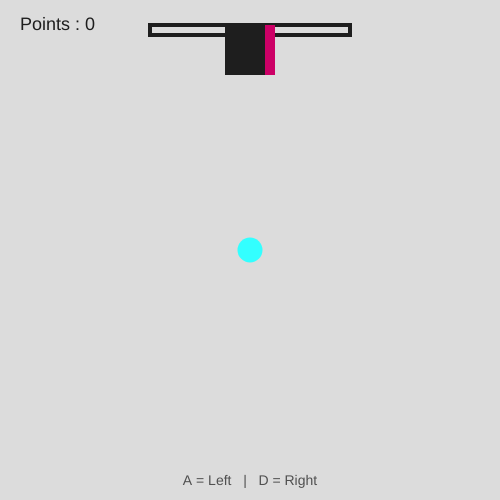
Frame 1 (no input)
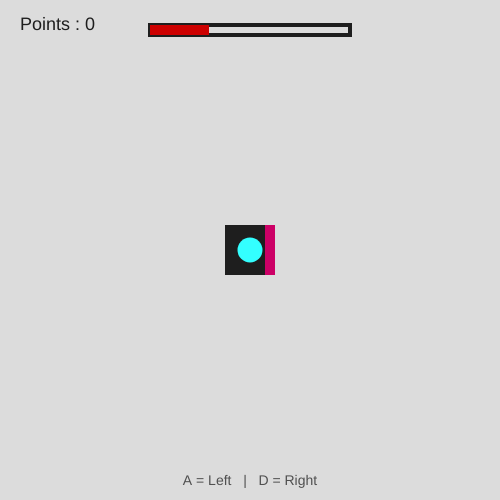
Frame 60 (no input)
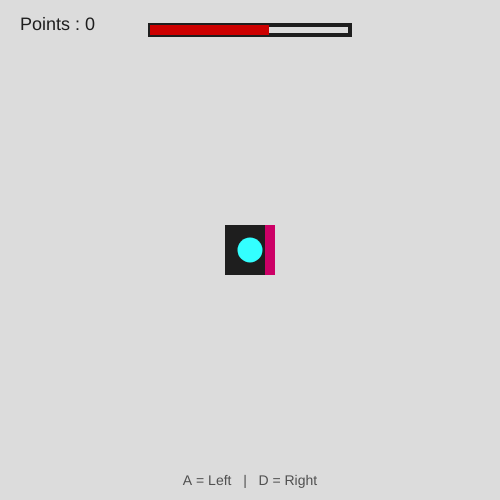
Frame 120 (the mouse pressed at the canvas centre since frame 60)

The p5.js sketch that drew these frames (run headless with seeded random() and noise() and a simulated clock; from frame 60 on, the mouse is pressed at the canvas centre):

// p5.js sketch
// ── sketch.js
// "Put in order"
// Vadym Kolomiiets
// 03/03/2026
//
//Extra for Experts: Usage of HTML DOM elements, such as button,
//Extra for Experts: Advanced Array Logic(e.g places.unshift(new Place())),
//Extra for Experts: Game Loop control(noLoop and loop).


let player;

//Array holding Place objects (the falling squares the player must react to) 
let places = []; 
let bar;
let isDead = false;
let points = 0;
let button = null;

function setup(){
    createCanvas(500, 500);
    player = new Player();
    bar = new Bar();
    places.push(new Place());
}

function draw(){
    background(220);

    if(!isDead){

        //Timer Bar
        bar.display();
        bar.update();

        //Places
        for(let i = 0; i < places.length; i++){
            //Draws the squares
            places[i].display();

            //Animation of falling down
            if(!places[i].active){
                places[i].spawn();
            }
            else if(places[i].guessed){
                // Slide it sideways after a correct guess
                places[i].transform(places[i].dir);
            }
        }

        //Player displaying
        player.display();

        //Points
        textSize(18);
        fill(30);
        textAlign(LEFT);
        text(`Points : ${points}`, 20, 30);

        //Controls hint
        textSize(14);
        fill(80);
        textAlign(CENTER);
        text("A = Left   |   D = Right", width / 2, height - 15);

    } 

    //Game over Screen
    else {
        //Stops the draw loop
        noLoop();

        textAlign(CENTER);
        fill(30);
        textSize(40);
        text("Oops, you're dead!", width/2, height/2 - 40);

        textSize(30);
        text(`Points : ${points}`, width/2, height/2);

        // Creates only one button, so it doesn't duplicate
        if(button === null){
            button = createButton('Play Again');
            button.position(width/2 - 50, height/2 + 30);
            //Once pressed, restarts the game
            button.mousePressed(restart);
        }
    }
}

// Keyboard input, listens for A (left) or D (right) key presses
function keyPressed(){
    if(!isDead && places[0].active){
        // A key = left, D key = right
        if(key === 'a' || key === 'A'){
            places[0].move("left");
        }
        else if(key === 'd' || key === 'D'){
            places[0].move("right");
        }
    }
}


//Creates the falling square with indicator of direction. 
//Player must match direction before time runs out
function Place(){
    //Side length
    this.l = 50;

    //Starting position x
    this.x = width / 2;

    //Starting position y
    this.y = this.l;

    //Speed of square falling
    this.v = 20;

    //Checking if square finished falling
    this.active = false;

    //Checking the answer given by player
    this.guessed = false;

    //Randomly select the direction for the square
    this.dir = random() < 0.5 ? "left" : "right";


    //Draws square and its direction
    this.display = () => {
        rectMode(CENTER);
        noStroke();
        fill(30);
        rect(this.x, this.y, this.l, this.l);

        fill(204, 0, 102);

        //Places indicator on the left or right side
        if(this.dir === "left"){
           rect(this.x - 20, this.y, 10, this.l); 
        }
        else{
           rect(this.x + 20, this.y, 10, this.l);
        }
    }

    //Animates the square falling down
    this.spawn = () => {
        if(this.y < height/2){
            this.y += this.v;
        } else {
            this.active = true;
        }
    }

    //Sliding the square after correct guess
    this.transform = (dir) => {
        if(dir === "left"){
            if(this.x > 75){
                this.x -= this.v/2;
            }
        } else {
            if(this.x < width - 75){
                this.x += this.v/2;
            }
        }
    }

    //Is called only when the player presses a direction button
    //Either call the function to add points, reset timer and spawn a new Place, or game over
    this.move = (dir) => {
        if(dir !== this.dir){
            isDead = true;
        } else {
            bar.f = 0;
            this.guessed = true;
            places.unshift(new Place());
            places.splice(2, 1);
            points++;
        }
    }
}


//Creates the player. Doesn't do anything, just visual design
function Player(){
    this.d = 25;
    this.x = width / 2;
    this.y = height / 2;

    this.display = () =>{
        noStroke();
        fill(51, 255, 255);
        ellipse(this.x, this.y, this.d);
    }
}


//A timer that fills up at the top. Once filled, game is over.
function Bar(){
    this.x = width/2;
    this.y = 30;
    this.l = 200;

    //Current fill amount, which increses each frame
    this.f = 0;

    //Draws the bar outline and filling level
    this.display = () => {
        strokeWeight(4);
        stroke(30);
        fill(220);
        rectMode(CENTER);
        rect(this.x, this.y, this.l, this.l/20);

        noStroke();
        fill(204, 0, 0);
        rectMode(CORNER);
        rect(this.x - this.l/2, this.y - this.l/40, this.f, this.l/20);
    }

    //Increses the fill each frame and gives a game over
    this.update = () => {
        if(this.f < this.l){
            this.f += 1;
        } else {
            isDead = true;
        }
    }
}

//Restart the game
function restart(){
    points = 0;
    places = [];
    places.push(new Place());
    bar.f = 0;
    isDead = false;

    //Removes the button
    if(button){
        button.remove();
        button = null;
    }

    //Restarts draw loop
    loop();
}
